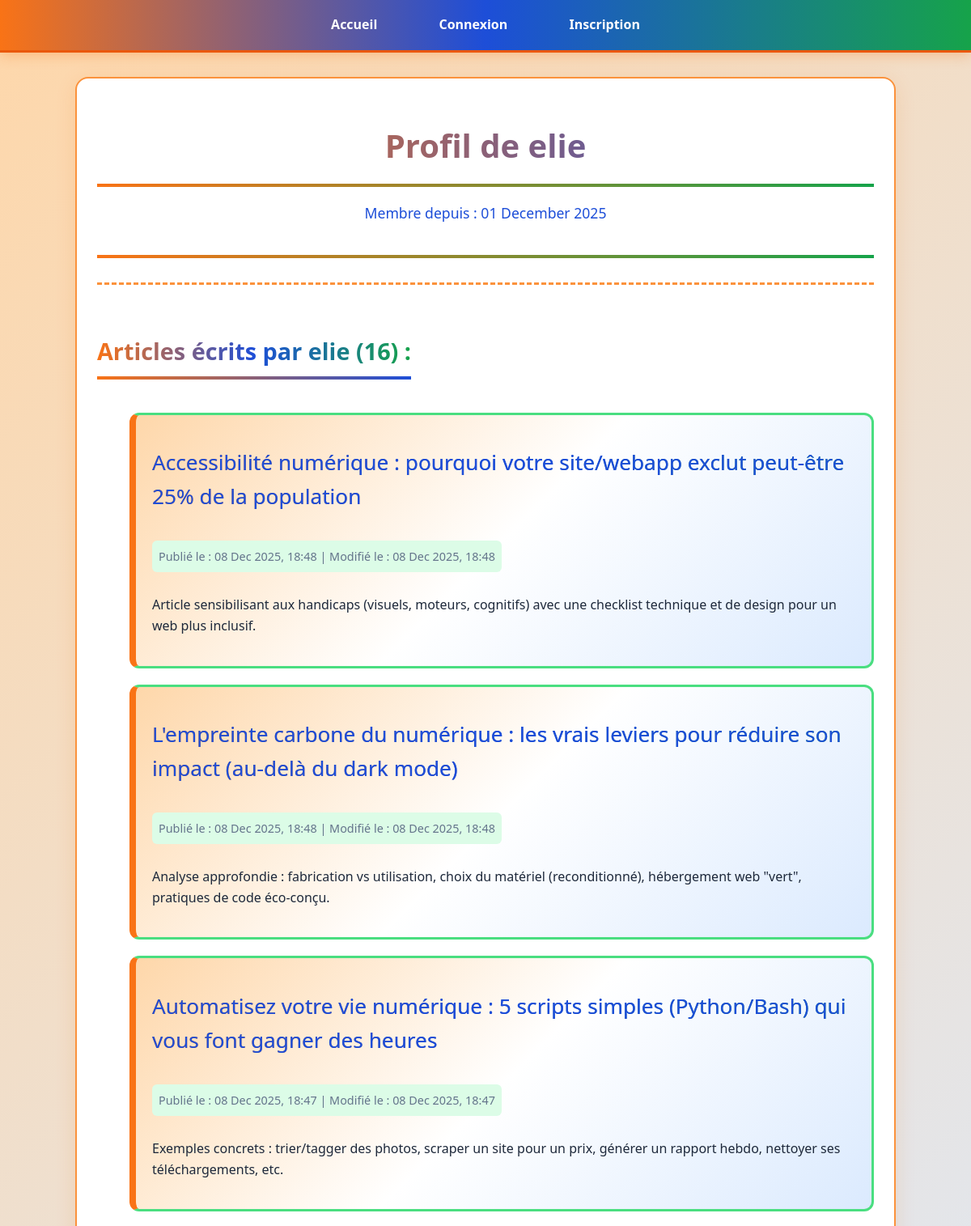
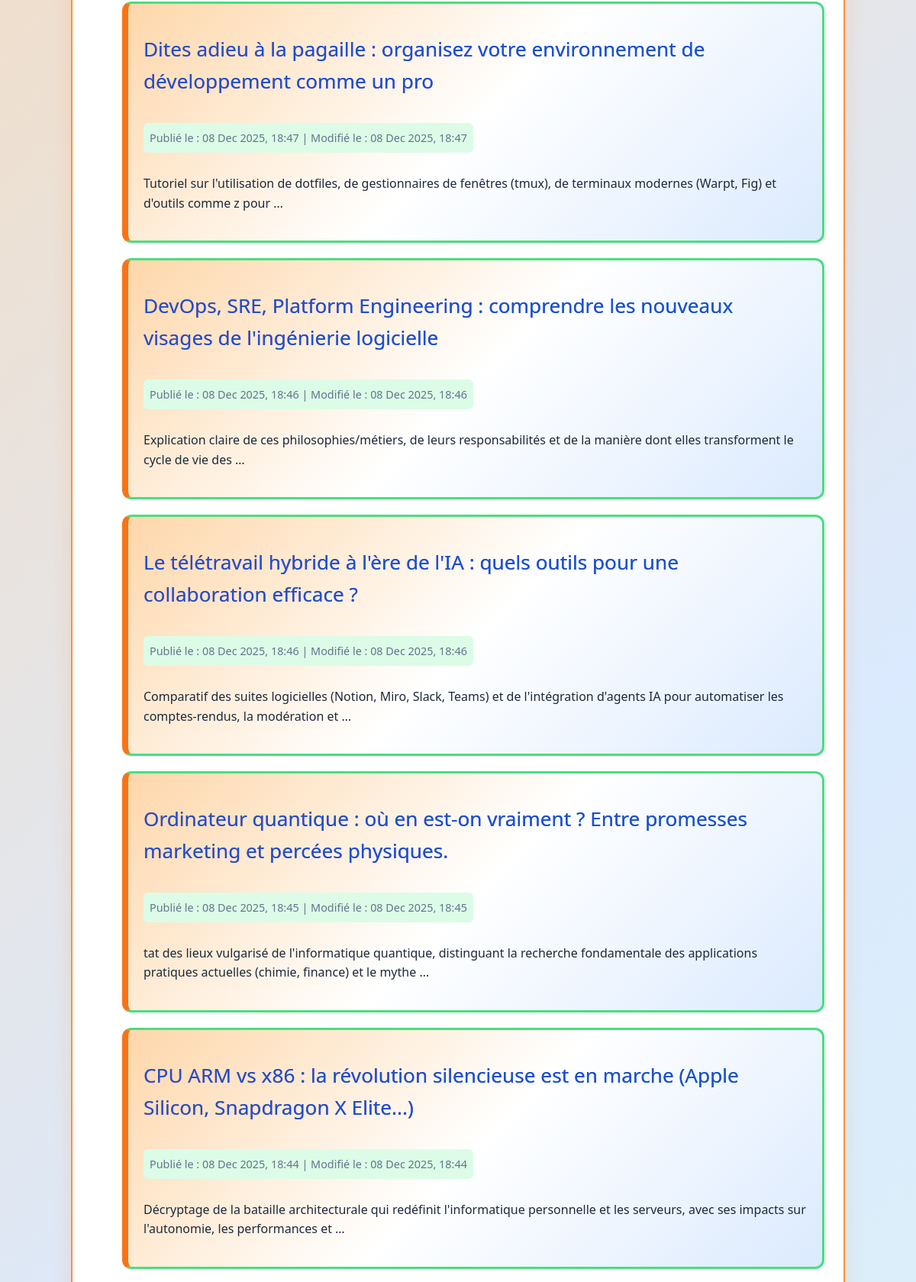
The app's page /profil/elie/ (upper part) with its own data (2 pictures, top to bottom).
### blogapp/models.py (models this page shows, shortened)
class Article(models.Model):
    titre = models.CharField(max_length=200)
    contenu = models.TextField()
    auteur = models.ForeignKey(
        User,
        on_delete=models.CASCADE,
        related_name='articles_ecrits'
    )
    date_creation = models.DateTimeField(auto_now_add=True)  # Se met à jour automatiquement à la création
    date_mise_a_jour = models.DateTimeField(auto_now=True)   # Se met à jour automatiquement à chaque modification

### blogapp/views.py (the view)
# urls.py: path('profil/<str:username>/', views.profil_utilisateur_view, name='profil_utilisateur'),
def profil_utilisateur_view(request, username):
    utilisateur_profil = get_object_or_404(User, username=username)
    articles_utilisateur = Article.objects.filter(auteur=utilisateur_profil).order_by('-date_creation')
    context = {
        'utilisateur_profil': utilisateur_profil,
        'articles_utilisateur': articles_utilisateur,
    }
    return render(request, 'blogapp/profil_utilisateur.html', context)

### blogapp/templates/blogapp/profil_utilisateur.html (shortened to what this page needs)
{% extends "base.html" %}
{% block content %}
<div class="profil-header">
    <h1>Profil de {{ utilisateur_profil.username }}</h1>
    <p>Membre depuis : {{ utilisateur_profil.date_joined|date:"d F Y" }}</p>
</div>
<hr class="profil-separator">
<div class="profil-articles">
    <h2>Articles écrits par {{ utilisateur_profil.username }} ({{ articles_utilisateur.count }}) :</h2>
    {% if articles_utilisateur %}
    <ul class="article-list">
        {% for article_item in articles_utilisateur %}
        <li>
            <h3><a href="{% url 'blogapp:detail_article' article_id=article_item.pk %}">{{ article_item.titre }}</a></h3>
            <p class="article-meta">
                Publié le : {{ article_item.date_creation|date:"d M Y, H:i" }}
                {% if article_item.date_creation != article_item.date_mise_a_jour %}
                | Modifié le : {{ article_item.date_mise_a_jour|date:"d M Y, H:i" }}
                {% endif %}
            </p>
            <p>{{ article_item.contenu|truncatewords:20 }}</p>
        </li>
        {% endfor %}
    </ul>
    {% else %}
    <p>{{ utilisateur_profil.username }} n'a pas encore écrit d'articles.</p>
    {% endif %}
</div>
{% endblock %}

### blogapp/static/blogapp/style.css (style rules this page uses)
:root { --color-orange-principal: #f97316; --color-orange-vif: #ea580c; --color-orange-clair: #fb923c; --color-orange-pale: #fed7aa; --color-bleu-principal: #1d4ed8; --color-bleu-vif: #2563eb; --color-bleu-clair: #60a5fa; --color-bleu-pale: #dbeafe; --color-vert-principal: #16a34a; --color-vert-vif: #22c55e; --color-vert-clair: #4ade80; --color-vert-pale: #dcfce7; --color-gris-clair: #f8fafc; --color-gris-moyen: #64748b; --color-gris-fonce: #1e293b; --color-blanc: #ffffff; }
body { font-family: 'Segoe UI', Tahoma, Geneva, Verdana, sans-serif; margin: 0; padding: 0; background: linear-gradient(135deg, var(--color-orange-pale) 0%, var(--color-bleu-pale) 50%, var(--color-vert-pale) 100%); color: var(--color-gris-fonce); line-height: 1.6; }
h1, h2, h3 { color: var(--color-bleu-principal); background: linear-gradient(90deg, var(--color-orange-principal), var(--color-bleu-principal), var(--color-vert-principal)); -webkit-background-clip: text; -webkit-text-fill-color: transparent; background-clip: text; }
h1 { text-align: center; margin-bottom: 30px; border-bottom: 4px solid; border-image: linear-gradient(90deg, var(--color-orange-principal), var(--color-vert-principal)) 1; padding-bottom: 15px; background: linear-gradient(90deg, var(--color-orange-principal), var(--color-bleu-principal)); -webkit-background-clip: text; -webkit-text-fill-color: transparent; background-clip: text; }
a { color: var(--color-bleu-vif); text-decoration: none; transition: all 0.3s ease; font-weight: 500; }
.article-list li { list-style-type: none; padding: 20px; margin-bottom: 20px; background: linear-gradient(135deg, var(--color-orange-pale) 0%, var(--color-blanc) 50%, var(--color-bleu-pale) 100%); border: 3px solid var(--color-vert-clair); border-left: 8px solid var(--color-orange-principal); border-radius: 12px; transition: all 0.3s ease; }
.article-list h3 a { color: var(--color-bleu-principal); font-size: 1.4em; background: none; -webkit-text-fill-color: initial; }
.article-meta { font-size: 0.9em; color: var(--color-gris-moyen); margin-bottom: 12px; padding: 8px; background: var(--color-vert-pale); border-radius: 6px; display: inline-block; }
.profil-header { text-align: center; margin-bottom: 30px; padding-bottom: 20px; border-bottom: 4px solid; border-image: linear-gradient(90deg, var(--color-orange-principal), var(--color-vert-principal)) 1; }
.profil-header h1 { margin-bottom: 10px; font-size: 2.5em; }
.profil-header p { font-size: 1.1em; color: var(--color-bleu-principal); font-weight: 500; }
.profil-separator { margin-top: 25px; margin-bottom: 35px; border: 0; border-top: 3px dashed var(--color-orange-clair); }
.profil-articles h2 { font-size: 1.8em; margin-bottom: 25px; border-bottom: 4px solid; border-image: linear-gradient(90deg, var(--color-orange-principal), var(--color-bleu-principal)) 1; padding-bottom: 8px; display: inline-block; }

### records on screen
Article: titre "Accessibilité numérique : pourquoi votre site/webapp exclut peut-être 25% de la population", date_creation "08 Dec 2025, 18:48", date_mise_a_jour "08 Dec 2025, 18:48", contenu "Article sensibilisant aux handicaps (visuels, moteurs, cognitifs) avec une checklist technique et de design pour un web plus inclusif."
Article: titre "L'empreinte carbone du numérique : les vrais leviers pour réduire son impact (au-delà du dark mode)", date_creation "08 Dec 2025, 18:48", date_mise_a_jour "08 Dec 2025, 18:48", contenu "Analyse approfondie : fabrication vs utilisation, choix du matériel (reconditionné), hébergement web \"vert\", pratiques de code éco-conçu."
Article: titre "Automatisez votre vie numérique : 5 scripts simples (Python/Bash) qui vous font gagner des heures", date_creation "08 Dec 2025, 18:47", date_mise_a_jour "08 Dec 2025, 18:47", contenu "Exemples concrets : trier/tagger des photos, scraper un site pour un prix, générer un rapport hebdo, nettoyer ses téléchargements, etc."
Article: titre "Dites adieu à la pagaille : organisez votre environnement de développement comme un pro", date_creation "08 Dec 2025, 18:47", date_mise_a_jour "08 Dec 2025, 18:47", contenu "Tutoriel sur l'utilisation de dotfiles, de gestionnaires de fenêtres (tmux), de terminaux modernes (Warpt, Fig) et d'outils comme z pour …"
Article: titre "DevOps, SRE, Platform Engineering : comprendre les nouveaux visages de l'ingénierie logicielle", date_creation "08 Dec 2025, 18:46", date_mise_a_jour "08 Dec 2025, 18:46", contenu "Explication claire de ces philosophies/métiers, de leurs responsabilités et de la manière dont elles transforment le cycle de vie des …"
Article: titre "Le télétravail hybride à l'ère de l'IA : quels outils pour une collaboration efficace ?", date_creation "08 Dec 2025, 18:46", date_mise_a_jour "08 Dec 2025, 18:46", contenu "Comparatif des suites logicielles (Notion, Miro, Slack, Teams) et de l'intégration d'agents IA pour automatiser les comptes-rendus, la modération et …"
Article: titre "Ordinateur quantique : où en est-on vraiment ? Entre promesses marketing et percées physiques.", date_creation "08 Dec 2025, 18:45", date_mise_a_jour "08 Dec 2025, 18:45", contenu "tat des lieux vulgarisé de l'informatique quantique, distinguant la recherche fondamentale des applications pratiques actuelles (chimie, finance) et le mythe …"
Article: titre "CPU ARM vs x86 : la révolution silencieuse est en marche (Apple Silicon, Snapdragon X Elite...)", date_creation "08 Dec 2025, 18:44", date_mise_a_jour "08 Dec 2025, 18:44", contenu "Décryptage de la bataille architecturale qui redéfinit l'informatique personnelle et les serveurs, avec ses impacts sur l'autonomie, les performances et …"

### other values on screen
{{ utilisateur_profil.username }} "elie"
{{ utilisateur_profil.date_joined|date:"d F Y" }} "01 December 2025"
{{ articles_utilisateur.count }} "16"
